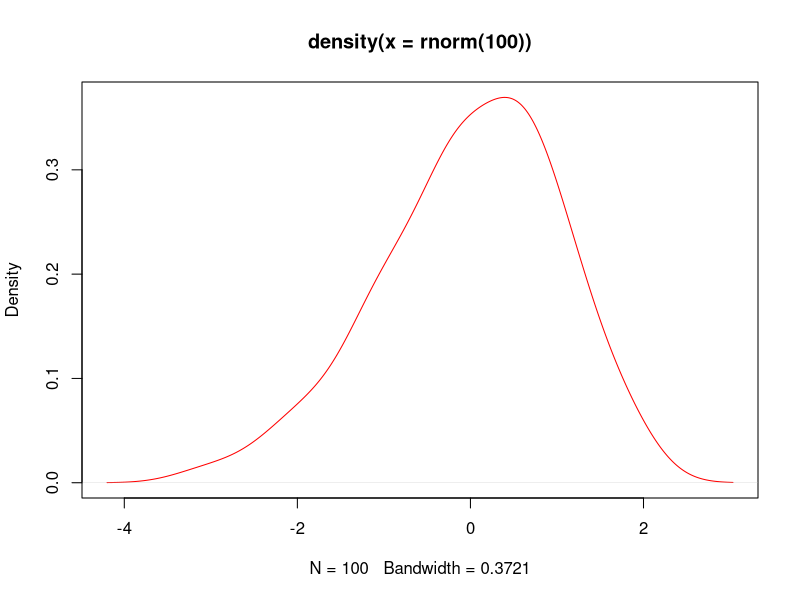

Write R code to recreate this figure.
#Графическая подсистема
plot(density(rnorm(100)),col="red")
#Способы задания переменной значения
x=5
x<-5
assign("x",5)
x
# Команды и базовые функции function c()
x<-c(1,3,6,7);
# типы векторов
char<-c("8","edge","turn8k");
logic<-c(TRUE,FALSE,TRUE,FALSE)
# Динамическая типизация
dynam<-c(8,"dds", TRUE)
dynam<-c(1,0,1,1,TRUE)
dynam
# Пример позиционных функций: log(x,base)
log(x,10)
# Пример именных функций: log(base=base,x)
log(base=10,x)
# Логические операции ,<,<=,>=,==
x=10
x<5
x>5
x==10
# Маетматические операции +, -, *, /, ^, sin(), cos(), sqrt(), log()
x^10
5*2
sin(2)
cos(10)
sqrt(5)
log(4)
# Задание
x=10/(5-5)
x
# Правила повтора векторов (Recycling Rule)
x<-c(2,4,5,3,-4,0)
x*5
y<-c(5,3)
x*y
z<-c(1,2,3,4)
x*z
# Измерение длинны вектора
length(x)
# Больше базовых функций log(), mean(), min(), max(), sum(), prod(), abs()
x<-c(3,4,6,-7,8)
mean = sum(x)/ length(x)
mean
min(x)
max(x)
prod(x)
abs(x)
# Последовательности
x=2:10
y=5:1
z=-5:10
w=-5:-10
x
y
z
w
# Последовательности seq(from=,to=,by=)
z=seq(2,5,.5)
x=seq(3,9.1,.1)
y=seq(9,3,-.2)
length(x)
length(y)
x*y
# Последовательности rep(x, times=)
x=c("A","B","C")
rep(x,4)
# Логические вектора mode(x)
x<-1:10
y<-x<=-5
mode(x)
mode(y)
mode(mode(x))
#Индексация векторов
x=1:20
x[2]
x[0]
x[5:9]
x[c(3,7,8,9,20)]
x[-19]
x[-(1:6)]
x[x>10]
x[TRUE]
y=c(TRUE,FALSE)
x[y]
#Добавление элементов к вектору
vector<-c()
v2<-c(TRUE,FALSE,TRUE,TRUE,FALSE,TRUE)
vector=c(v2,vector);
vector=c(F,vector);
x=1:3
x=c(5,x)
x
# Имена элементов векторов
x=1:5
names(x)
names(x)<-c("Первый","Второй","Третий","Четвертый","Первый")
names(x)
x["Первый"]
# Свойства векторов length() names() mode()
log(3) == log(3, base=exp(1))
x=seq(5,100,.1)
x[length(x)]
mode(x)
# Функции sort и order
x<-c(-10,2,78,34,-98,23,0,-8)
order(x)
sort(x)
sort(x) == x[order(x)]
log(exp(1))